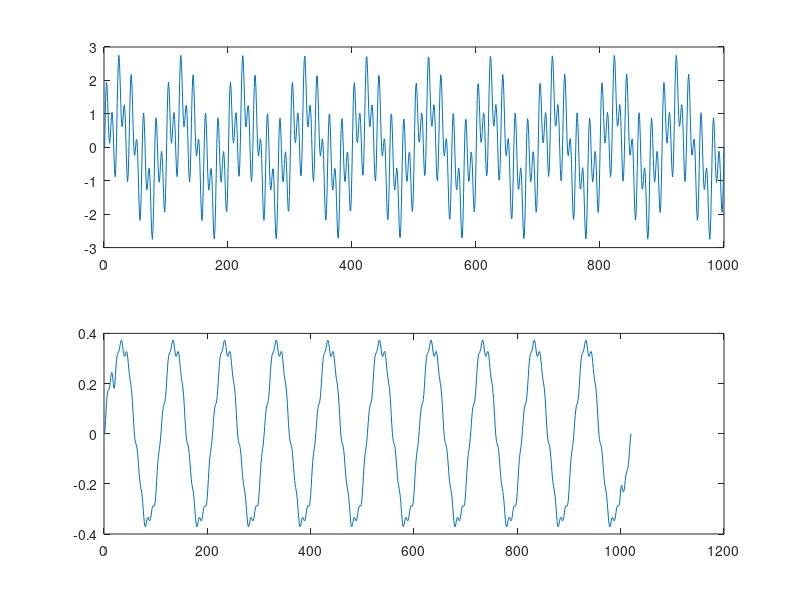

MATLAB code for this plot:
% task 1 process with signal_1
%   task 1.1 low pass filter with FIR and IIR
%   task 1.2 bandpass filter with IIR
% task 2 process with signal_2
%   lowpass and bandpass filters with FIR or IIR
sample_rate = 1000;
t = linspace(0,1,sample_rate);
signal_1 = sin(2*pi*10*t)+sin(2*pi*50*t)+sin(2*pi*100*t);
signal_2 = sin(2*pi*10*t)+sin(2*pi*50*t)+sin(2*pi*100*t)+0.6*randn(1,sample_rate);
% plot(t,signal_2);
% task 1.1
f = 0:1:20;
f(1)=1;
f = sin(2*pi*10*f*1/sample_rate)./(pi*f);
f(1)=2*10*1/sample_rate;
subplot(211);
plot(signal_1);
subplot(212);
plot(conv(signal_1,f));

